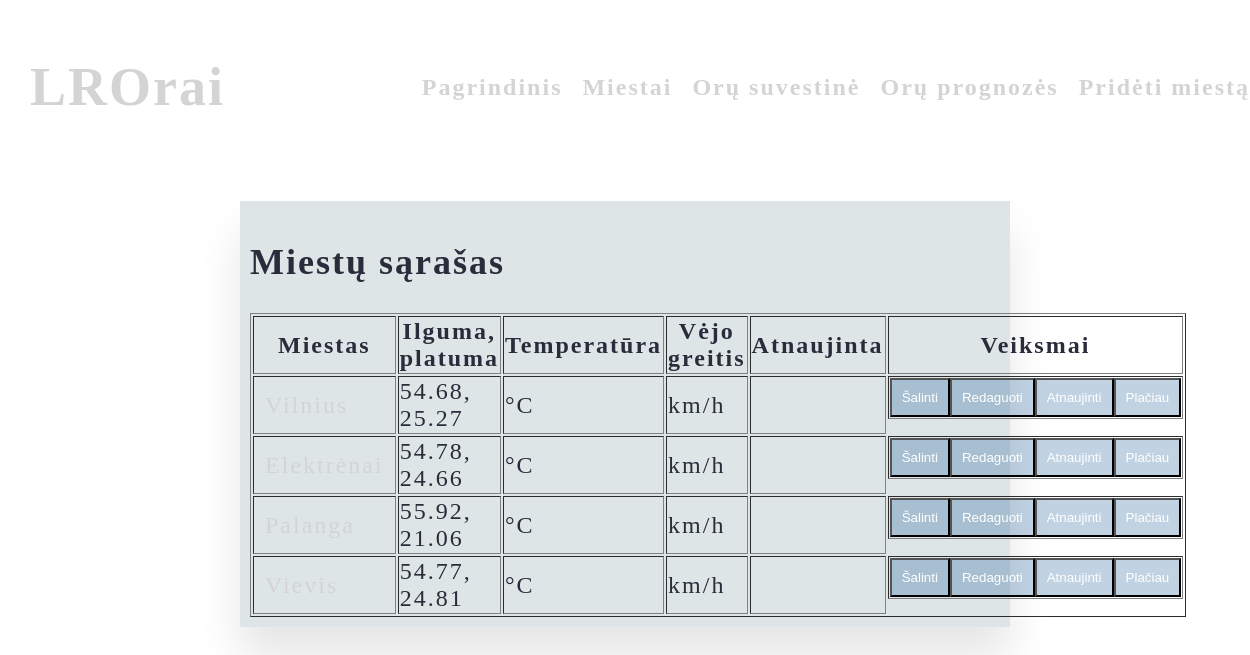
Before: /weathers/summary with the older database file.
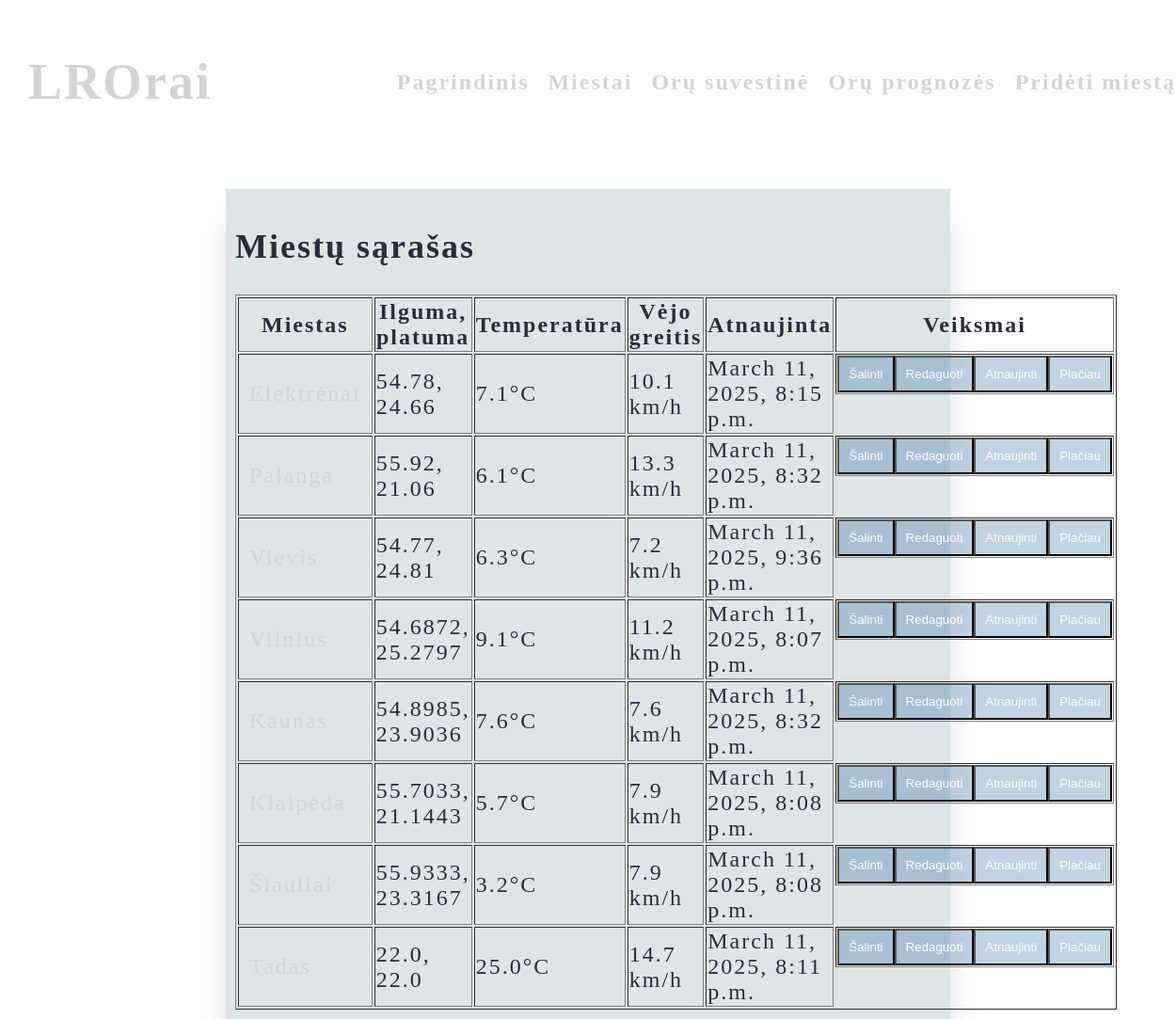
After: the same page with the newer database file.
### weathers/models.py (models this page shows, shortened)
class City(models.Model):
    name = models.CharField(max_length=50, default='', blank=True, unique=True)
    country = models.CharField(default='Lietuva', max_length=50)
    latitude = models.FloatField(default=0)
    longitude = models.FloatField(default=0)

class CityWeathers(models.Model):
    city = models.ForeignKey(City, on_delete=models.CASCADE)
    temperature = models.FloatField(default=0)
    wind_speed = models.FloatField(default=0)
    updated_at = models.DateTimeField(default=now)

### weathers/views.py (the view)
# urls.py: path("summary", views.summary, name="summary"),
def summary(request):
    return render(request, "weathers/summary.html", {"cities": City.objects.all()})

### weathers/templates/weathers/summary.html (shortened to what this page needs)
{% extends "main.html" %}
{% block content %}
<div class="center">
    <h2>Miestų sąrašas</h2>
    <table border="1">
        <tr>
            <th>Miestas</th>
            <th>Ilguma, platuma</th>
            <th>Temperatūra</th>
            <th>Vėjo greitis</th>
            <th>Atnaujinta</th>
            <th>Veiksmai</th>
        </tr>
        {% for city in cities %}
        <tr>
            <td>
                <a href="{% url 'weathers:city' city.id %}">{{ city.name }}</a>
            </td>
            <td>{{ city.latitude }}, {{ city.longitude }}</td>
            {% with weather=city.cityweathers_set.last %}
            <td>{{ weather.temperature }}°C</td>
            <td>{{ weather.wind_speed }} km/h</td>
            <td>{{ weather.updated_at }}</td>
            {% endwith %}
            <td class="cityButtons">
                <form action="{% url 'weathers:delete_city' city.id %}" method="POST">
                    <button class="submit" type="submit">Šalinti</button>
                </form>
                <a href="{% url 'weathers:edit_city' city.id %}">
                    <button class="submit" type="button">Redaguoti</button>
                </a>
                <a href="{% url 'weathers:update_weather' city.id %}">
                    <button class="submit" type="button">Atnaujinti</button>
                </a>
                <a href="{% url 'weathers:city' city.id %}">
                    <button class="submit" type="button">Plačiau</button>
                </a>
            </td>
        </tr>
        {% endfor %}
    </table>
</div>
{% endblock %}

Changed rows visible on the page:
removed City: latitude "54.68", longitude "25.27"
shown differently, row unchanged: City: cityweathers_set.last.temperature (not shown) → "7.1"; cityweathers_set.last.wind_speed (not shown) → "10.1"; cityweathers_set.last.updated_at (not shown) → "March 11, 2025, 8:15 p.m."
shown differently, row unchanged: City (number 2 of 8 on the later page): cityweathers_set.last.temperature (not shown) → "6.1"; cityweathers_set.last.wind_speed (not shown) → "13.3"; cityweathers_set.last.updated_at (not shown) → "March 11, 2025, 8:32 p.m."
shown differently, row unchanged: City: cityweathers_set.last.temperature (not shown) → "6.3"; cityweathers_set.last.wind_speed (not shown) → "7.2"; cityweathers_set.last.updated_at (not shown) → "March 11, 2025, 9:36 p.m."
added City: latitude "54.6872", longitude "25.2797", cityweathers_set.last.temperature "9.1", cityweathers_set.last.wind_speed "11.2", cityweathers_set.last.updated_at "March 11, 2025, 8:07 p.m."
added City: latitude "54.8985", longitude "23.9036", cityweathers_set.last.temperature "7.6", cityweathers_set.last.wind_speed "7.6", cityweathers_set.last.updated_at "March 11, 2025, 8:32 p.m."
added City: latitude "55.7033", longitude "21.1443", cityweathers_set.last.temperature "5.7", cityweathers_set.last.wind_speed "7.9", cityweathers_set.last.updated_at "March 11, 2025, 8:08 p.m."
added City: latitude "55.9333", longitude "23.3167", cityweathers_set.last.temperature "3.2", cityweathers_set.last.wind_speed "7.9", cityweathers_set.last.updated_at "March 11, 2025, 8:08 p.m."
added City: latitude "22.0", longitude "22.0", cityweathers_set.last.temperature "25.0", cityweathers_set.last.wind_speed "14.7", cityweathers_set.last.updated_at "March 11, 2025, 8:11 p.m."
